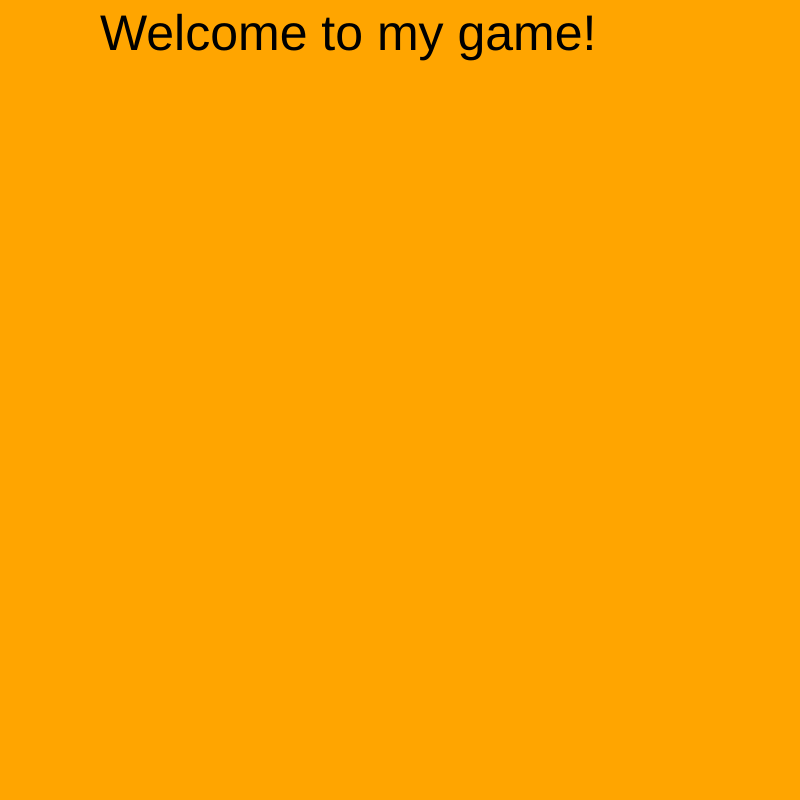
Frame 1 (no input)
Frame 60 (no input): identical to frame 1, image omitted
Frame 120 (the mouse pressed at the canvas centre since frame 60): identical to frame 1, image omitted

The p5.js sketch that drew this single still picture (run headless with seeded random() and noise() and a simulated clock; from frame 60 on, the mouse is pressed at the canvas centre):

// p5.js sketch
// ── sketch.js
var cars = [];
var frogPos;
var myState = 0;
var timer = 0;

function setup() {

  createCanvas(800, 800);

  // spawn cars!!
  for (var i = 0; i < 40; i++) {
    cars.push(new Car());
  }
  frogPos = createVector(width / 2, height - 80);
  rectMode(CENTER);
  ellipseMode(CENTER);
}

function draw() {


  switch (myState) {

    case 0: // splash screen
      background('orange');
      textSize(50);
      text("Welcome to my game!", 100, 50);

      break;

    case 1: // the game state
      game();
      timer++;
      if (timer > 800) {
        myState = 3;
        timer = 0;
      }
      break;

    case 2: // the win state
      background('orange');
      textSize(50);
      text("You won!", 100, 50);
      break;

    case 3: // the lose state
      background('orange');
      textSize(50);
      text("You lost!", 100, 50);
      break;

  }
}
  function mouseReleased() {
    switch (myState) {
      case 0:
        myState = 1;
        break;

      case 2:
        resetTheGame();
        myState = 0;
        break;

      case 3:
        resetTheGame();
        myState = 0;
        break;
    }



}

// car class!!
function Car() {
  // attributes
  this.pos = createVector(100, 100);
  this.vel = createVector(random(-5, 5), random(-5, 5));
  this.r = random(255);
  this.g = random(255);
  this.b = random(255);


  // methods
  this.display = function() {
    fill(this.r, this.g, this.b);
    rect(this.pos.x, this.pos.y, 100, 50);
    ellipse(this.pos.x - 45, this.pos.y + 25, 50, 50);
    ellipse(this.pos.x + 45, this.pos.y + 25, 50, 50);
  }

  this.drive = function() {
    this.pos.add(this.vel);

    if (this.pos.x > width) this.pos.x = 0;
    if (this.pos.x < 0) this.pos.x = width;
    if (this.pos.y > height) this.pos.y = 0;
    if (this.pos.y < 0) this.pos.y = height;

  }

}


function checkForKeys() {
  if (keyIsDown(LEFT_ARROW)) frogPos.x = frogPos.x - 10;
  if (keyIsDown(RIGHT_ARROW)) frogPos.x = frogPos.x + 10;
  if (keyIsDown(UP_ARROW)) frogPos.y = frogPos.y - 10;
  if (keyIsDown(DOWN_ARROW)) frogPos.y = frogPos.y + 10;

}

function resetTheGame() {
  cars = [];
  for (var i = 0; i < 5; i++) {
    cars.push(new Car());
  }
  timer = 0;
}

function game() {
  background(100);
  for (var i = 0; i < cars.length; i++) {
    cars[i].display();
    cars[i].drive();
    if (cars[i].pos.dist(frogPos) < 50) {
      cars.splice(i, 1);
    }
  }

  if (cars.length == 0) {
    myState = 2;
  }
  // draw the frog
  fill('green');
  ellipse(frogPos.x, frogPos.y, 60, 60);
  checkForKeys();

}
